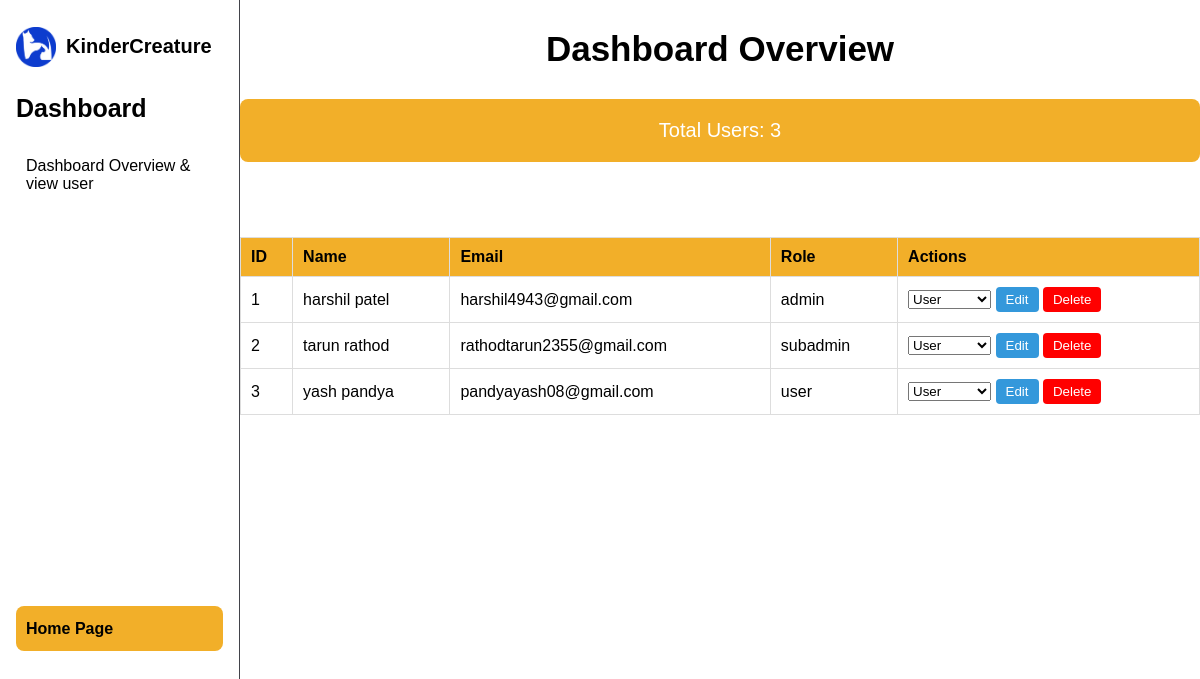
Page /src/admin/dashboard.php on the committed database.
### tables this page shows
CREATE TABLE `users` (
  `id` int(11) NOT NULL,
  `username` varchar(100) NOT NULL,
  `email` varchar(100) NOT NULL,
  `password_hash` varchar(255) NOT NULL,
  `role` enum('user','subadmin','admin') DEFAULT 'user',
  `created_at` datetime NOT NULL
);

### src/admin/dashboard.php (the view, shortened to what this page needs)
<?php
include('C:\xampp\htdocs\KinderCreature\src\database.php');
$total_users_query = "SELECT COUNT(*) AS total_users FROM users";
$total_users_result = $mysqli->query($total_users_query);
$total_users = 0;
if ($total_users_result && $row = $total_users_result->fetch_assoc()) {
    $total_users = $row['total_users'];
}
?>
<!DOCTYPE html>
<html lang="en">
<head>
  <link rel="stylesheet" href="\KinderCreature\src\admin\adminstyle.css">
</head>
<body>
  <div class="dashboard">
    <nav id="sidebar">
    <div class="logo">
        <img src="\KinderCreature\img\web_logo.png" alt="" class="kc-img" >
        <p>KinderCreature</p>
      </div>
      <ul>
        <li>Dashboard</li>
        <li class="active">
          <a href="dashboard.php">Dashboard Overview & view user</a>
        </li>
      </ul>
      <div class="home-button">
        <a href="\KinderCreature\src\home_page\home.php" class="btn">Home Page</a>
      </div>
    </nav>
    <main class="main-content">
      <section id="overview">
        <div class="heading">
        <h1>Dashboard Overview</h1>
        </div>
        <div class="overview-cards">
          <div class="card">Total Users: <?php echo $total_users; ?></div>
        </div>
      </section>
      <section id="users">
        <h1>View Users</h1>
        <table>
          <thead>
            <tr>
              <th>ID</th>
              <th>Name</th>
              <th>Email</th>
              <th>Role</th>
              <th>Actions</th>
            </tr>
          </thead>
          <tbody>
            <?php
            $query = "SELECT id, username, email, role FROM users";
            $result = $mysqli->query($query);
            if ($result->num_rows > 0) {
                while ($row = $result->fetch_assoc()) {
                    echo "<tr>
                            <td>{$row['id']}</td>
                            <td>{$row['username']}</td>
                            <td>{$row['email']}</td>
                            <td>{$row['role']}</td>
                            <td>
                                <form action='' method='post' style='display:inline-block;'>
                                    <input type='hidden' name='edit_id' value='{$row['id']}'>
                                    <select name='role'>
                                        <option value='User' " . ($row['role'] === 'User' ? 'selected' : '') . ">User</option>
                                        <option value='Subadmin' " . ($row['role'] === 'Subadmin' ? 'selected' : '') . ">Subadmin</option>
                                        <option value='Admin' " . ($row['role'] === 'Admin' ? 'selected' : '') . ">Admin</option>
                                    </select>
                                    <button type='submit'>Edit</button>
                                </form>
                                <button class='delete-button'><a href='dashboard.php?delete_id={$row['id']}' onclick='return confirm(\"Are you sure you want to delete this user?\")'>Delete</a></button>
                            </td>
                          </tr>";
                }
            } else {
                echo "<tr><td colspan='5'>No users found.</td></tr>";
            }
            ?>
          </tbody>
        </table>
      </section>
    </main>
  </div>
</body>
</html>

### src/admin/adminstyle.css (style rules this page uses)
body { font-family: Arial, sans-serif; background-color: #f4f4f9; min-height: 100vh; min-height: 100dvh; background-color: #11121a; color: #e6e6fe; display: grid; grid-template-columns: auto 0fr; margin: 0; padding: 0; }
.dashboard { display: flex; width: 100%; height: 100vh; }
.delete-button { background-color: red; color: white; border: none; padding: 5px 10px; cursor: pointer; }
.delete-button a { color: white; text-decoration: none; }
main h1 { font-size: 28px; margin-bottom: 20px; }
.overview-cards { display: flex; gap: 20px; }
.card { background-color: #3498db; color: #fff; padding: 20px; border-radius: 8px; flex: 1; text-align: center; font-size: 20px; }
table { width: 100%; border-collapse: collapse; margin-top: 20px; }
table th, table td { border: 1px solid #ddd; padding: 10px; text-align: left; }
table th { background-color: #3498db; color: #fff; }
table td button { background-color: #3498db; color: #fff; border: none; padding: 5px 10px; cursor: pointer; border-radius: 4px; }
.main-content { flex: 1; overflow-y: auto; background-color: #ffffff; }
h1 { font-size: 24px; margin-bottom: 20px; color: white; }
table th, table td { border: 1px solid #ddd; padding: 10px; text-align: left; color: #000000; }
table th { background-color: #f2Af29; }
.add-btn, form button { background-color: #2ecc71; color: #fff; padding: 10px 20px; border: none; cursor: pointer; border-radius: 4px; }
.heading>h1 { text-align: center; font-size: 35px; font-weight: 800; color: #000000; }
.overview-cards { padding-top: 10px; }
.card { background-color: #f2Af29; will-change: transform; transition: transform 450ms; }
#sidebar { box-sizing: border-box; height: 100vh; width: 240px; padding: 5px 1em; background-color: #ffffff; border-right: 1px solid #42434a; color:black; position: sticky; top:0; align-self: start; }
#sidebar ul { list-style: none; padding: 0px 0px 0px 0px; }
#sidebar ul li { display: flex; justify-content: center; }
#sidebar>ul>li:first-child { display: flex; justify-content: left; font-size: 25px; margin-bottom: 20px; font-weight: 600; }
#sidebar a { border-radius: .5em; padding: .85em; padding-left: 10px; padding-right: 10px; text-decoration: none; color: #000000; display: flex; align-items: center; }
.logo { margin-top: 10px; display: flex; flex-direction: row; align-items: center; }
.logo>p { padding-left: 10px; color:#000000; font-size: 20px; font-weight: 600; }
.logo>img { width: 40px; height: 40px; }
.home-button { margin-top: 400px; text-align: center; flex-direction: column; }
.home-button .btn { display: inline-block; padding: 10px 20px; color: #fff; background-color: #f2Af29; text-decoration: none; border-radius: 5px; font-weight: bold; }

### rows in the picture
users: id "1", username "harshil patel", email "harshil4943@gmail.com", role "admin"
users: id "2", username "tarun rathod", email "rathodtarun2355@gmail.com", role "subadmin"
users: id "3", username "yash pandya", email "pandyayash08@gmail.com", role "user"

### other values in the picture
$total_users "3"
